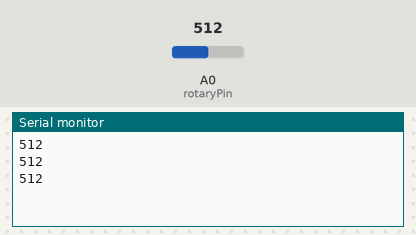
Bench run of a sketch on a simulated Arduino Uno, built with avr-gcc and run on an emulated ATmega328P. Shown: the last lines printed to the serial monitor. The test bench sets the inputs (shaded band); at power-on: A0 (rotaryPin) = 512.

Above: at 1.3 s.
1.4 s: A0 (rotaryPin) set to 716
At 1.9 s:
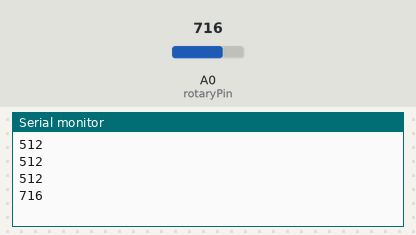
2.9 s: A0 (rotaryPin) set to 900
At 3.4 s:
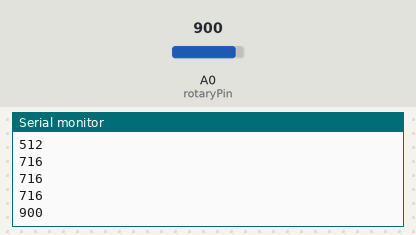
Timing chart, 0 to 5.9 s (numbered marks = the images above; inputs shaded):
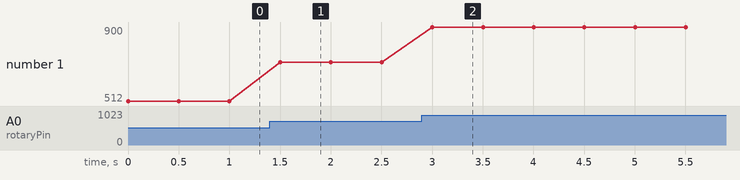

The sketch:

Lab5.ino
```cpp
/*
  created by Kyi Zaw Win 8/12/2020
  Lab no 5

*/
int rotaryPin = A0; // select the input pin for the rotary

// the setup function runs once when you press reset or power the board
void setup() {
  Serial.begin(9600);

}

// the loop function runs over and over again forever
void loop() {
  Serial.println(analogRead(rotaryPin));
  delay(500);
}
```

Measured:
- after the input at 1.4 s, the serial monitor: prints a new line after 0.10 s (image 1)
- after the input at 2.9 s, the serial monitor: prints a new line after 0.10 s (image 2)
- plotted number 1: 512 → 716 after the input at 1.4 s, 716 → 900 after the input at 2.9 s
